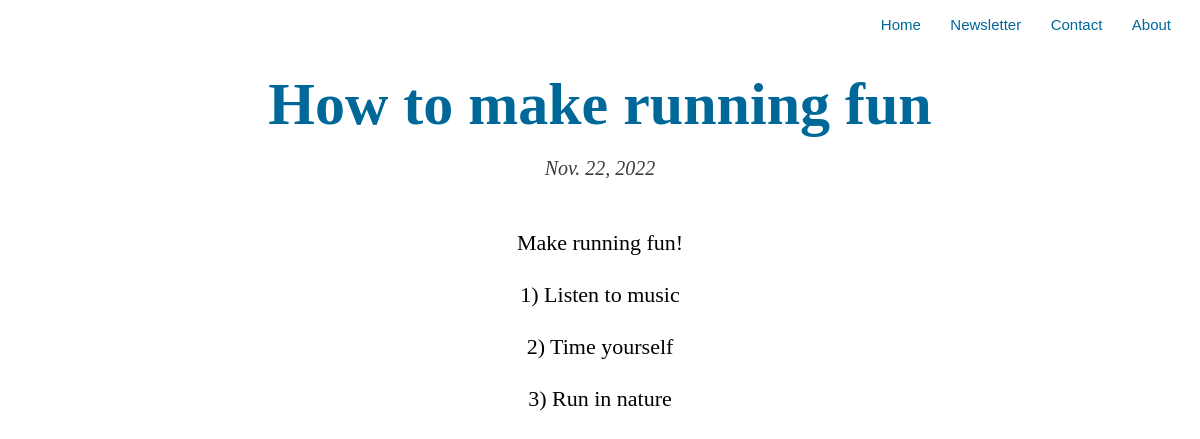
/post7, run on the app's committed database.
### app/models.py (models this page shows, shortened)
class Post(models.Model):
    title = models.CharField(max_length=300)
    url = models.URLField(blank=True)
    content = models.CharField(max_length=100000)
    time = models.DateField(auto_now_add=True)

### app/views.py (the view)
# urls.py: path('post<int:id>', views.post, name="post"),
def post(request, id):
    post = Post.objects.get(pk=id)
    return render(request, "app/post.html", {
        "post" : post
    })

### app/templates/app/post.html
{% extends 'app/layout.html' %}
{% block body %}
    <div class="post-page">
        <h1 id="title">{{ post.title }}</h1>
        <p id="time">{{ post.time }}</p>
        <p id="content">{{ post.content }}</p>
    </div>
{% endblock %}

### app/static/app/styles.css (style rules this page uses)
* { margin: 0; padding: 0; box-sizing: border-box; }
.post-page { margin: 20px auto; text-align: center; width: 95; max-width: 700px; }
#title { font-size: 60px; color: #006899; margin-bottom: 18px; }
#time { font-style: italic; color: #3a3b3c; font-size: 20px; margin-bottom: 50px; }
#content { white-space: pre-wrap; font-size: 22px; width: 100%; }

### data on the page
Post: title "How to make running fun", time "Nov. 22, 2022", content "Make running fun! 1) Listen to music 2) Time yourself 3) Run in nature"
